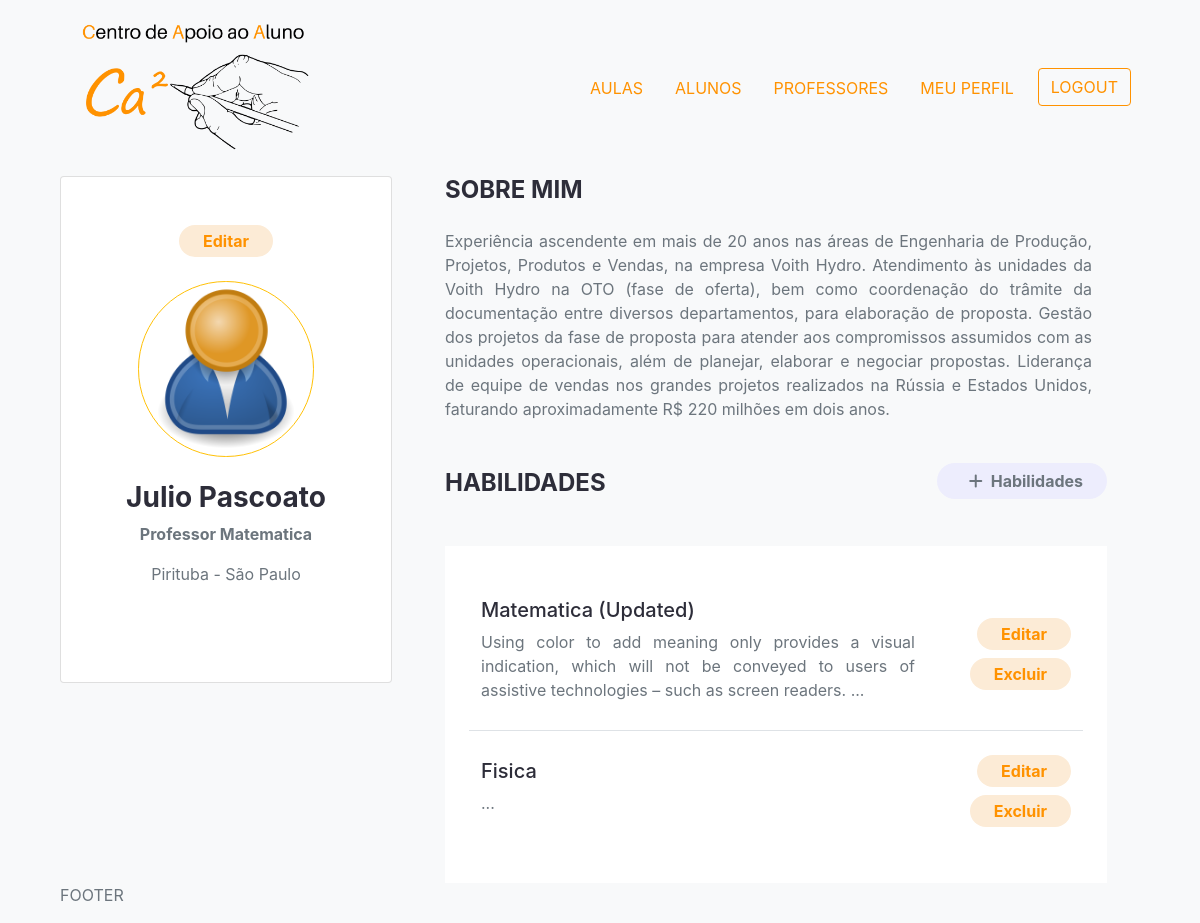
Screenshot of /professores/account/ (signed in) with the database file from the repository.
### professores/models.py (models this page shows, shortened)
class Professor(models.Model):
    user = models.OneToOneField(
        User, on_delete=models.CASCADE, null=True, blank=True)
    nome = models.CharField(max_length=200, blank=True, null=True)
    email = models.EmailField(max_length=200, blank=True, null=True)
    username = models.CharField(max_length=200, blank=True, null=True)
    localizacao = models.CharField(max_length=200, blank=True, null=True)
    introducao = models.CharField(max_length=200, blank=True, null=True)
    bio = models.TextField(blank=True, null=True)
    imagem_perfil = models.ImageField(
        null=True, blank=True, upload_to='professores/', default='professores/user-default.png')
    endereco = models.TextField(blank=True, null=True)
    telefone = models.CharField(max_length=200, blank=True, null=True)
    celular = models.CharField(max_length=200, blank=True, null=True)
    cpf = models.CharField(max_length=200, blank=True, null=True)
    rg = models.CharField(max_length=200, blank=True, null=True)
    pis = models.CharField(max_length=200, blank=True, null=True)
    data_nascimento = models.DateField(blank=True, null=True)
    dados_bancarios = models.TextField(blank=True, null=True)
    created = models.DateTimeField(auto_now_add=True)
    id = models.UUIDField(default=uuid.uuid4, unique=True,
                          primary_key=True, editable=False)

class Habilidade(models.Model):
    owner = models.ForeignKey(
        Professor, on_delete=models.CASCADE, null=True, blank=True)
    nome = models.CharField(max_length=200, blank=True, null=True)
    descricao = models.TextField(null=True, blank=True)
    created = models.DateTimeField(auto_now_add=True)
    id = models.UUIDField(default=uuid.uuid4, unique=True,
                          primary_key=True, editable=False)

### professores/views.py (the view)
# urls.py: path('account/', views.userAccount, name="account"),
@login_required(login_url='login')
def userAccount(request):
    profile = request.user.professor
    context = {'professor': profile}
    return render(request, 'professores/account.html', context)

### professores/templates/professores/account.html
{% extends "main.html" %}
{% block content %}
<div class="container">
  <div class="row">
    <div class="col-md-12 col-lg-4 mb-5">
      <div class="card text-center mr-2">
        <div class="card-body p-5">
          <div class="mb-4">
            <a class="rounded-pill d-inline-flex py-1 px-4 text-warning skill__back font-weight-bold"
              href="{% url 'edit-account' %}">Editar</a>
          </div>
          <img class="rounded-circle border border-warning w-75" src="{{professor.imagem_perfil.url}}" />
          <h3 class="text-dark font-weight-bold mt-4">{{professor.nome}}</h3>
          <p class="font-weight-bolder">{{professor.introducao}}</p>
          <p class="mb-5">{{professor.localizacao}}</p>
        </div>
      </div>
    </div>
    <div class="col pr-5">
      <div class="container mb-5">
        <h4 class="text-uppercase mb-4 font-weight-bold text-dark">Sobre Mim</h4>
        <p class="text-justify"> {{professor.bio}}
        </p>
      </div>
      <div class="container pr-0">
        <div class="container my-4 px-0 d-flex justify-content-between">
          <h4 class="text-uppercase mb-4 font-weight-bold text-dark">Habilidades</h4>
          <div>
            <a class="rounded-pill py-2 px-4 search-class font-weight-bold text-muted text-decoration-none"
              href="{% url 'create-skill' %}"><i class="fas fa-plus mx-2"></i>Habilidades</a>
          </div>
        </div>
        <div class="container p-4 bg-white">
          <table class="table table-borderless">
            <tbody>
              {% for skill in professor.habilidade_set.all %}
              <tr class="border-bottom">
                <td>
                  <h5 class="text-dark mt-3">{{skill.nome|title}}</h5>
                  <div class="text-justify text-secondary mb-3">{{ skill.descricao|slice:"150"}}...</div>
                </td>
                <td class="align-middle text-right">
                  <a class="rounded-pill d-inline-flex py-1 px-4 my-2 text-warning skill__back font-weight-bold"
                    href="{% url 'update-skill' skill.id %}">Editar</a>
                  <a class="rounded-pill d-inline-flex py-1 px-4 text-warning skill__back font-weight-bold"
                    href="{% url 'delete-skill' skill.id %}?next=/account">Excluir</a>
                </td>
              </tr>
              {% endfor %}
            </tbody>
          </table>
        </div>
      </div>
    </div>
  </div>
  {% endblock content %}

### static/styles/main.css (style rules this page uses)
.table tr:last-child { border: none !important; }
.text-warning { color: #ff9200 !important; }
.text-dark { color: #2d2d39 !important; }
.text-secondary { color: #6c757d !important; }
.search-class { background-color: #ededfd; }
.skill__back { background-color: #fcebd6; }

### rows the page displays
Professor: imagem_perfil (placeholder picture), nome "Julio Pascoato", introducao "Professor Matematica", localizacao "Pirituba - São Paulo", bio "Experiência ascendente em mais de 20 anos nas áreas de Engenharia de Produção, Projetos, Produtos e Vendas, na empresa Voith Hydro. Atendimento às unidades da Voith Hydro na OTO (fase de oferta), bem como coordenação do trâmite da documentação entre diversos departamentos, para elaboração de proposta. Gestão dos projetos da fase de proposta para atender aos compromissos assumidos com as unidades operacionais, além de planejar, elaborar e negociar propostas. Liderança de equipe de vendas nos grandes projetos realizados na Rússia e Estados Unidos, faturando aproximadamente R$ 220 milhões em dois anos."
Habilidade: nome "Matematica (Updated)", descricao "Using color to add meaning only provides a visual indication, which will not be conveyed to users of assistive technologies – such as screen readers."
Habilidade: nome "Fisica"
